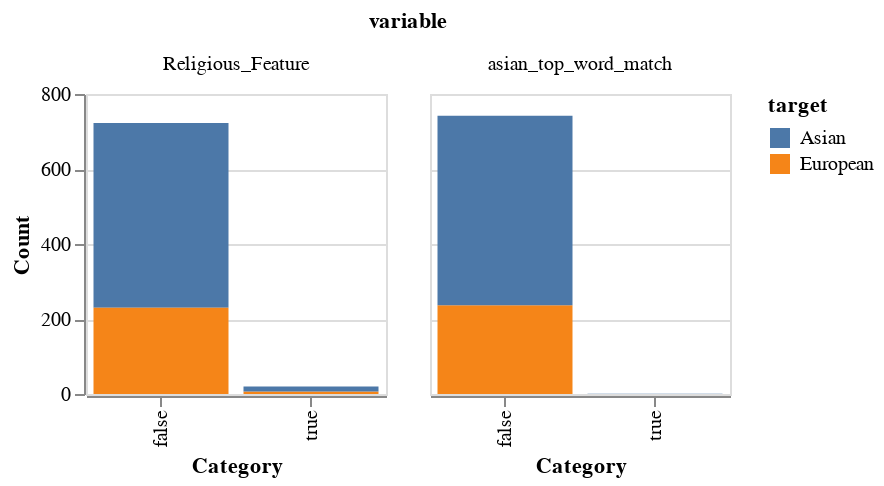

Notebook source saved alongside this figure:
### Code cell
# Distribution of categoricals
import altair as alt

cat_train = train[cat_cols].melt(id_vars = 'target', var_name = 'variable', value_name = 'value')

alt.Chart(cat_train).mark_bar().encode(
    x = alt.X('value:N').title('Category'),
    y = alt.Y('count()').title('Count'),
    color = 'target'
).properties(
    width = 150,
    height = 150
).facet(
    'variable:N',
    columns = 3
)

### Figure 1 — Vega specification as saved in the notebook (floating-point values rounded to 4 significant figures)
{"$schema": "https://vega.github.io/schema/vega/v5.json", "data": [{"name": "source_0", "values": [{"value": false, "target": "European", "variable": "asian_top_word_match", "__count": 237, "__count_end": 237.0, "__count_start": 0.0}, {"value": false, "target": "Asian", "variable": "asian_top_word_match", "__count": 505, "__count_end": 742.0, "__count_start": 237.0}, {"value": true, "target": "Asian", "variable": "asian_top_word_match", "__count": 1, "__count_end": 1.0, "__count_start": 0.0}, {"value": true, "target": "European", "variable": "Religious_Feature", "__count": 7, "__count_end": 7.0, "__count_start": 0.0}, {"value": false, "target": "Asian", "variable": "Religious_Feature", "__count": 493, "__count_end": 723.0, "__count_start": 230.0}, {"value": false, "target": "European", "variable": "Religious_Feature", "__count": 230, "__count_end": 230.0, "__count_start": 0.0}, {"value": true, "target": "Asian", "variable": "Religious_Feature", "__count": 13, "__count_end": 20.0, "__count_start": 7.0}]}, {"name": "facet_domain", "values": [{"variable": "asian_top_word_match", "count": 3}, {"variable": "Religious_Feature", "count": 4}]}, {"name": "facet_domain_row", "values": [{"data": 0.0}]}, {"name": "facet_domain_column", "transform": [{"type": "sequence", "start": 0.0, "stop": {"signal": "min(length(data(\"facet_domain\")), 3)"}}]}, {"name": "source_0_x_domain_value", "values": [{"value": false}, {"value": true}]}, {"name": "source_0_color_domain_target", "values": [{"target": "European"}, {"target": "Asian"}]}], "signals": [{"name": "child_width", "value": 150}, {"name": "child_height", "value": 150}], "marks": [{"type": "group", "name": "facet-title", "title": {"text": "variable", "offset": 10, "style": "guide-title"}, "role": "column-title"}, {"type": "group", "name": "row_header", "from": {"data": "facet_domain_row"}, "encode": {"update": {"height": {"signal": "child_height"}}}, "axes": [{"scale": "y", "grid": false, "orient": "left", "title": "Count", "tickCount": {"signal": "ceil(child_height/40)"}, "labelOverlap": true, "zindex": 0}], "role": "row-header"}, {"type": "group", "name": "column_footer", "from": {"data": "facet_domain_column"}, "encode": {"update": {"width": {"signal": "child_width"}}}, "axes": [{"scale": "x", "grid": false, "title": "Category", "labelAngle": 270, "labelBaseline": "middle", "labelAlign": "right", "zindex": 0, "orient": "bottom"}], "role": "column-footer"}, {"type": "group", "name": "cell", "from": {"facet": {"data": "source_0", "name": "facet", "groupby": ["variable"]}}, "sort": {"field": ["datum[\"variable\"]"], "order": ["ascending"]}, "encode": {"update": {"height": {"signal": "child_height"}, "width": {"signal": "child_width"}}}, "marks": [{"type": "rect", "name": "child_marks", "from": {"data": "facet"}, "encode": {"update": {"x": {"field": "value", "scale": "x"}, "fill": {"field": "target", "scale": "color"}, "width": {"signal": "max(0.25, bandwidth('x'))"}, "y": {"field": "__count_end", "scale": "y"}, "y2": {"field": "__count_start", "scale": "y"}}}, "style": ["bar"]}], "axes": [{"scale": "y", "aria": false, "tickCount": {"signal": "ceil(child_height/40)"}, "domain": false, "ticks": false, "labels": false, "maxExtent": 0, "minExtent": 0, "zindex": 0, "orient": "left", "grid": true, "gridScale": "x"}], "title": {"text": {"signal": "isValid(parent[\"variable\"]) ? parent[\"variable\"] : \"\"+parent[\"variable\"]"}, "offset": 10, "style": "guide-label", "frame": "group"}, "style": "cell"}], "scales": [{"name": "x", "type": "band", "domain": {"data": "source_0_x_domain_value", "field": "value", "sort": true}, "range": [0, {"signal": "child_width"}], "paddingInner": 0.1, "paddingOuter": 0.05}, {"name": "y", "type": "linear", "domain": {"data": "source_0", "fields": ["__count_start", "__count_end"]}, "range": [{"signal": "child_height"}, 0], "zero": true, "nice": true}, {"name": "color", "type": "ordinal", "domain": {"data": "source_0_color_domain_target", "field": "target", "sort": true}, "range": "category"}], "background": "white", "padding": 5, "legends": [{"fill": "color", "symbolType": "square", "title": "target"}], "layout": {"padding": 20, "bounds": "full", "align": "all", "columns": 3}}
